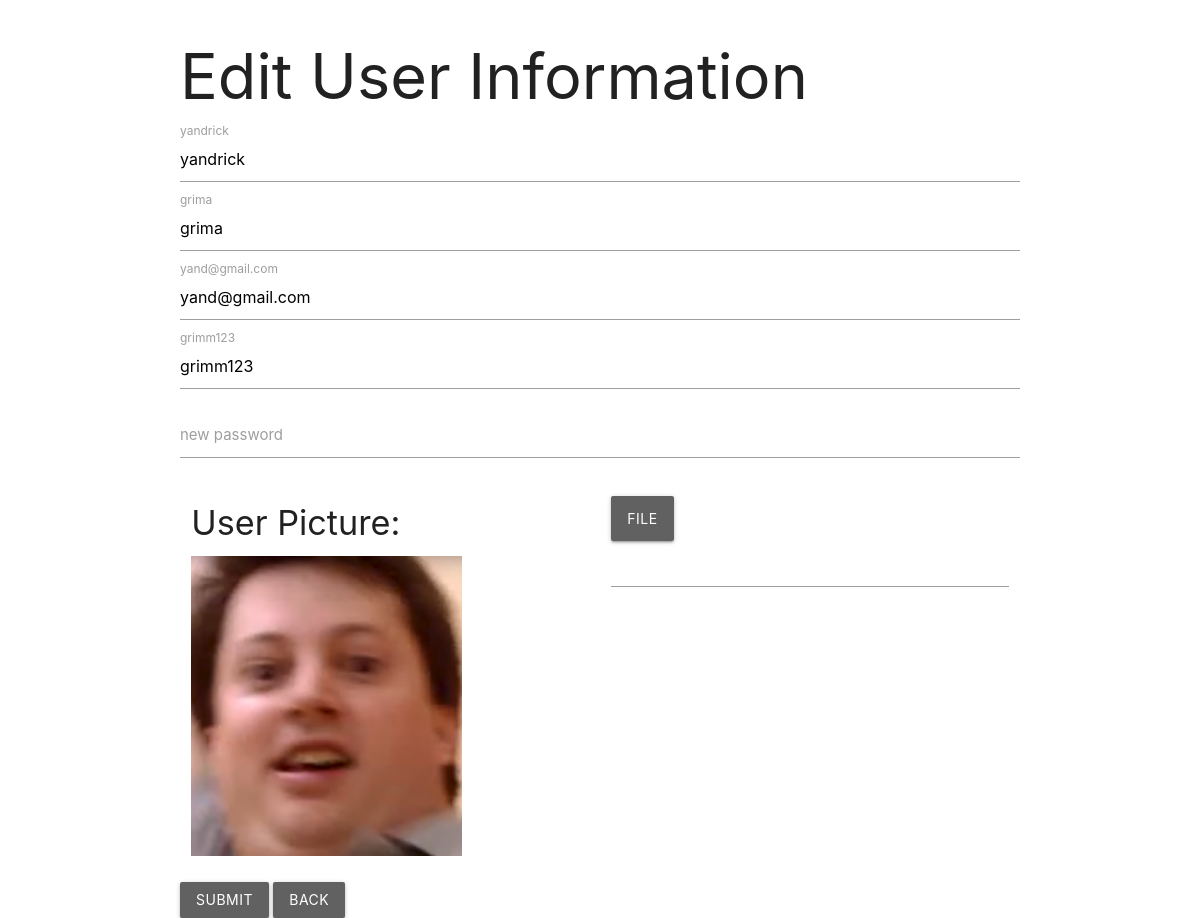
Before: /editUser.php (signed in) with the older database file.
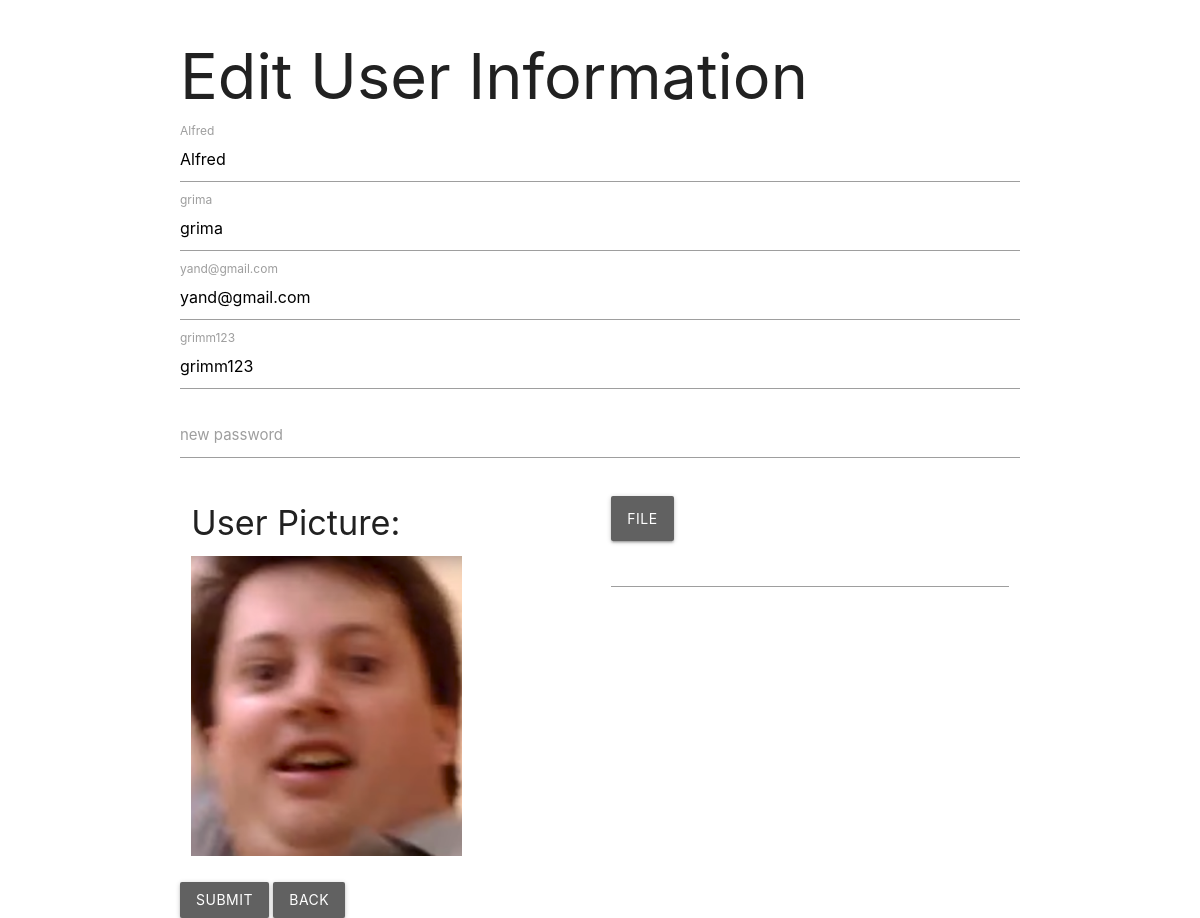
After: the same page with the newer database file.
### tables this page shows
CREATE TABLE `users` (
  `id` int(11) NOT NULL,
  `name` varchar(50) NOT NULL,
  `surname` varchar(50) NOT NULL,
  `email` varchar(100) NOT NULL,
  `username` varchar(50) NOT NULL,
  `password` varchar(255) NOT NULL,
  `isAdmin` int(1) NOT NULL DEFAULT '0'
);

### editUser.php (the view, shortened to what this page needs)
<?php
if(isset($_SESSION['username'])){
    $username = $_SESSION['username'];
    $userImage = "";
    $row = "";
    ?>
    <!DOCTYPE html>
    <html lang="en">
    <head>
        <link rel="stylesheet" href="./style/Materialize/css/sass/materialize.css">
        <link rel="stylesheet" href="./style/main.css">
    </head>
    <body>
        <div class="container">
            <h1>Edit User Information</h1>
            <?php
            require('connect.php');
            if($conn){
                $queryGetUser = "SELECT * FROM users WHERE username='$username'";
                $resUser = mysqli_query($conn, $queryGetUser) or die("Error looking in DB");
                $row = mysqli_fetch_array($resUser);
                $userId = $row['id'];
                $queryGetImage = "SELECT image FROM images WHERE user_id='$userId'";
                $resImage = mysqli_query($conn, $queryGetImage) or die("failed to get image");
                $tempRow = mysqli_fetch_array($resImage);
                $userImage = $tempRow['image'];
            }
            ?>
            <form action="editUser.php" method="post" enctype="multipart/form-data">
                <div class="input-field">
                    <input  id="first_name" type="text" name="first_name" value="<?php echo $row['name']; ?>">
                    <label for="first_name"><?php echo $row['name']; ?></label>
                </div>
                <div class="input-field">
                    <input  id="last_name" type="text" name="last_name" value="<?php echo $row['surname']; ?>">
                    <label for="last_name"><?php echo $row['surname']; ?></label>
                </div>
                <div class="input-field">
                    <input  id="email" type="text" name="email" value="<?php echo $row['email']; ?>">
                    <label for="email"><?php echo $row['email']; ?></label>
                </div>
                <div class="input-field">
                    <input  id="username" type="text" name="username" value="<?php echo $row['username']; ?>">
                    <label for="username"><?php echo $row['username']; ?></label>
                </div>
                <div class="input-field">
                    <input  id="password" type="password" name="password">
                    <label for="password">new password</label>
                </div>
                <div class="input-field">
                    <div class="row">
                        <div class="col s12 m6">
                            <h4>User Picture:</h4>
                            <img src="<?php if($userImage == ""){echo "./images/image-not-available.jpg";}else{echo $userImage;}; ?>" alt="userImage" class="userImage">
                        </div>
                        <div class="col s12 m6">
                            <div class="file-field input-field">
                                <div class="btn">
                                    <span>File</span>
                                </div>
                                <div class="file-path wrapper">
                                    <input type="text" class="file-path">
                                </div>
                            </div>
                        </div>
                    </div>
                </div>
                <button class="waves-effect btn" name="btn_input_data">Submit</button>
                <button class="waves-effect btn" name="btn_back">Back</button>
            </form>
        </div>
    </body>
    </html>
    <?php
}else{
    header("Location: index.php");
}
?>

Changed rows visible on the page:
changed users "grima": first_name "yandrick" → "Alfred"; name "yandrick" → "Alfred"
